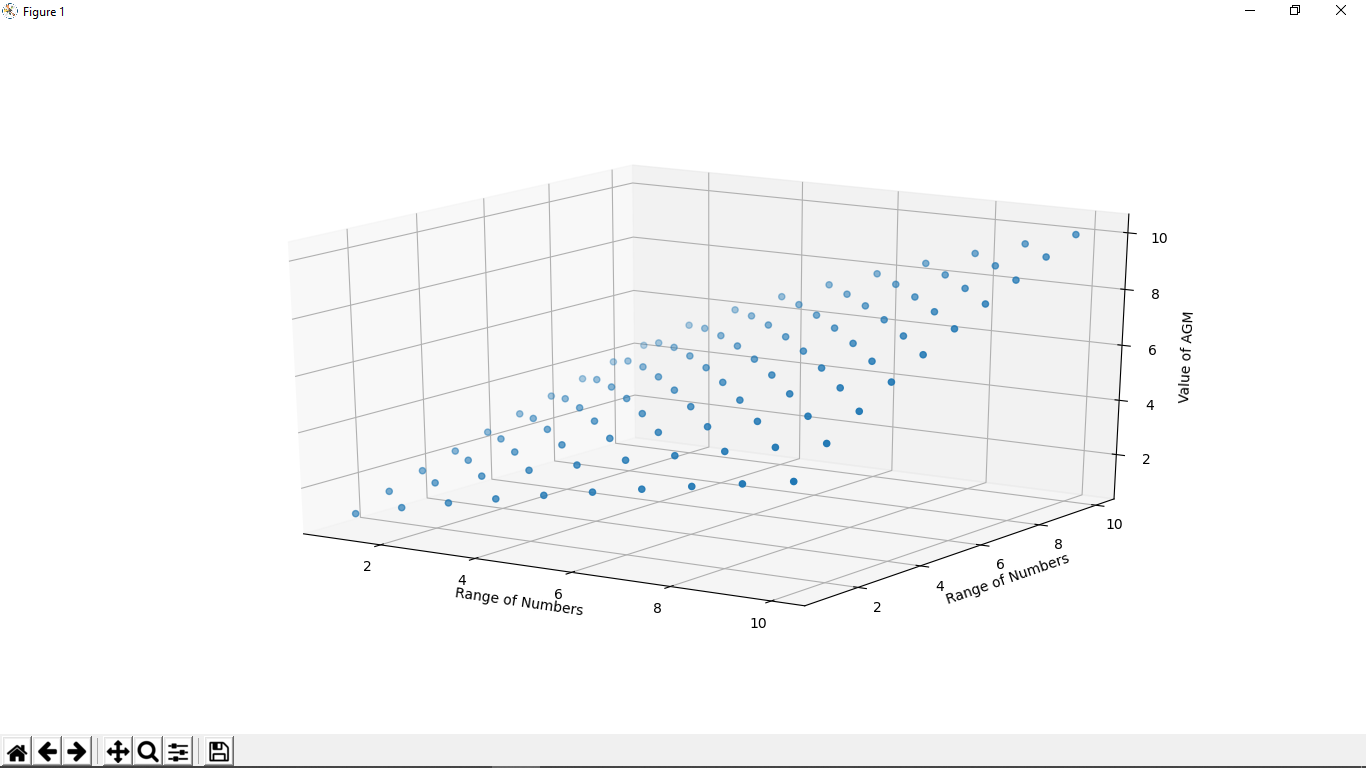

Generate this figure with Python:
import math
import matplotlib.pyplot as plt
from mpl_toolkits.mplot3d import Axes3D

#AGM Function 
def AGM(x,y):
    a=x
    g=y
    while(abs(a-g) > 1.e-10): #Allowed error for limiting iterations
        a=((x+y)/2)
        g=(math.sqrt(x*y))
        x=a
        y=g
    return(a)


L = int(input('Lower limit for range:'))
U = int(input('Upper limit for range:'))
n = U-L+1

#For 3D plot of numbers against AGM 
fig = plt.figure()
ax = fig.add_subplot(111, projection ='3d')
X=[]
Y=[]
#Set of numbers on X and Y axes
for i in range(L,U+1):
    for j in range (0,n):
        X.append(i)

for i in range(0,n):
    for j in range(L,U+1):
        Y.append(j)

#Creating the resultant AGM 
res = []
for i in range(L,U+1):
    for j in range(L,U+1):
        res.append(AGM(i,j))

#Plots of Results
ax.scatter(X,Y,res)
ax.set_xlabel('Range of Numbers')
ax.set_ylabel('Range of Numbers')
ax.set_zlabel('Value of AGM')
plt.show()
